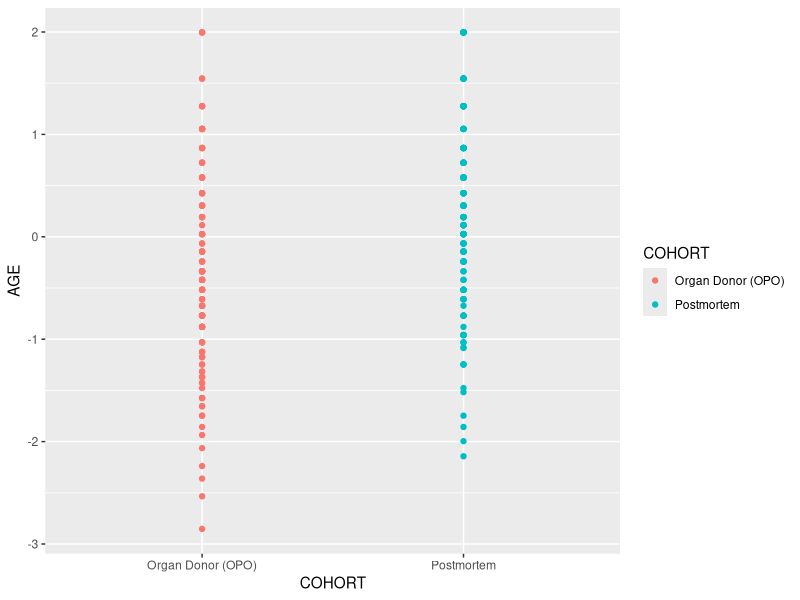
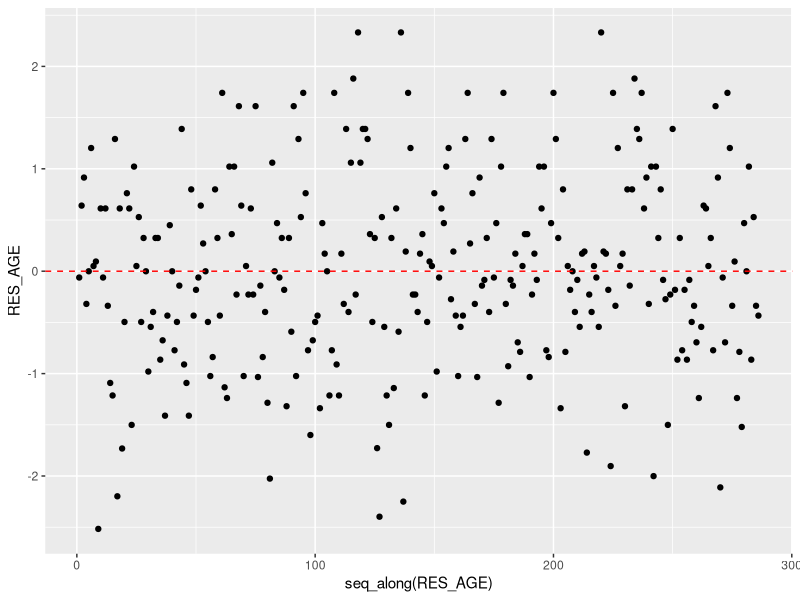

Recreate these plots in R, in order.
library(ggplot2)
library(dplyr)

# Replace with the path of the output data
clinical_data <- read.table("data_output/clinical_data_normalized.tsv",
    sep = "\t",
    header = TRUE
)

clinical_data$SEX <- as.factor(clinical_data$SEX)
clinical_data$DTHVNT <- as.factor(clinical_data$DTHVNT)
clinical_data$DTHHRDY <- as.factor(clinical_data$DTHHRDY)
clinical_data$COHORT <- as.factor(clinical_data$COHORT)
clinical_data$SMPTHNTS <- as.factor(clinical_data$SMPTHNTS)
clinical_data$DTHVNT <- as.factor(clinical_data$DTHVNT)

clinical_data <- clinical_data %>%
    filter(DTHVNT != "99")
clinical_data$DTHHRDY_3 <- recode(clinical_data$DTHHRDY,
    "0" = "slow", "1" = "fast", "2" = "fast", "3" = "intermediate", "4" = "slow"
)

technical_var_formula <- paste(" ~ ", paste(c("COHORT", "TRISCHD", "DTHVNT", "DTHHRDY"), collapse = " + "))

technical_var_formula_3 <- paste(" ~ ", paste(c("COHORT", "TRISCHD","DTHVNT", "DTHHRDY_3"), collapse = " + "))


result <- lapply(c("AGE", "SEX", "HGHT", "WGHT", "BMI"), function(x) {
    print(paste(x, technical_var_formula))
    if (is.numeric(clinical_data[[x]])) {
        model <- lm(data = clinical_data, formula = paste(x, technical_var_formula))
    } else {
        model <- glm(data = clinical_data, formula = paste(x, technical_var_formula), family = "binomial")
    }
    list(variable = x, model = model)
})

result_3 <- lapply(c("AGE", "SEX", "HGHT", "WGHT", "BMI"), function(x) {
    print(paste(x, technical_var_formula))
    if (is.numeric(clinical_data[[x]])) {
        model <- lm(data = clinical_data, formula = paste(x, technical_var_formula_3))
    } else {
        model <- glm(data = clinical_data, formula = paste(x, technical_var_formula_3), family = "binomial")
    }
    list(variable = x, model = model)
})
summary(result[[1]]$model) # AGE is dependent of the cohort
summary(result[[2]]$model) # no significant association for the SEX
summary(result[[3]]$model) # HGHT is dependent of the cohort and DTHHRDY
summary(result[[4]]$model) # no significant association for the WGHT
summary(result[[5]]$model) # no significant association for the BMI

#with hardy scale with 3 categories
summary(result_3[[1]]$model) # AGE is dependent of the cohort
summary(result_3[[2]]$model) # SEX is dependent of the DTHHRDY *
summary(result_3[[3]]$model) # HGHT is dependent of the DTHHRDY **
summary(result_3[[4]]$model) # WGHT is dependent of the DTHHRDY ***
summary(result_3[[5]]$model) # BMI is dependent of the DTHHRDY

# Maybe we could add interaction between technical variables to the models

# individual modelling
result_age <- lm(data = clinical_data, formula = AGE ~ COHORT)
result_sex <- glm(data = clinical_data, formula = SEX ~ DTHHRDY_3, family = "binomial")
result_hght <- lm(data = clinical_data, formula = HGHT ~ DTHHRDY_3)
result_wght <- lm(data = clinical_data, formula = WGHT ~ DTHHRDY_3)
result_bmi <- lm(data = clinical_data, formula = BMI ~ DTHHRDY_3 + COHORT) # COHORT is almost significant
result_bmi_2 <- lm(data = clinical_data, formula = BMI ~ DTHHRDY_3) # The R square is stronlgy reduced, we will keep the first model


ggplot(data = clinical_data, aes(x = COHORT, y = AGE, color = COHORT)) +
    geom_point()

clinical_data$RES_AGE <- result_age$residuals
clinical_data$RES_SEX <- result_sex$residuals
clinical_data$RES_HGHT <- result_hght$residuals
clinical_data$RES_WGHT <- result_wght$residuals
clinical_data$RES_BMI <- result_bmi$residuals

ggplot(data = clinical_data, aes(x = seq_along(RES_AGE), y = RES_AGE)) +
    geom_point() +
    geom_hline(yintercept = 0, linetype = "dashed", color = "red")

write.table(clinical_data, "data_output/clinical_data_corrected.tsv", sep = "\t")
